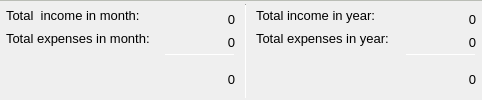
            <widget class="QGroupBox" name="groupBoxAmounts">
             <property name="sizePolicy">
              <sizepolicy hsizetype="Preferred" vsizetype="Fixed">
               <horstretch>0</horstretch>
               <verstretch>0</verstretch>
              </sizepolicy>
             </property>
             <property name="minimumSize">
              <size>
               <width>0</width>
               <height>70</height>
              </size>
             </property>
             <property name="maximumSize">
              <size>
               <width>16777215</width>
               <height>100</height>
              </size>
             </property>
             <property name="styleSheet">
              <string notr="true">QGroupBox{
	border-bottom-color: rgba(255, 255, 255, 0);
	border: 1px solid gray;
	border-color: rgb(186, 189, 182);
 border-bottom-style: rgba(255, 255, 255, 0);
 border-left-style: rgba(255, 255, 255, 0);
 border-right-style: rgba(255, 255, 255, 0);
	border-radius : 0px;
   margin-top: 0.0em; 
}</string>
             </property>
             <property name="title">
              <string/>
             </property>
             <layout class="QHBoxLayout" name="horizontalLayout_4">
              <property name="spacing">
               <number>0</number>
              </property>
              <property name="leftMargin">
               <number>0</number>
              </property>
              <property name="topMargin">
               <number>3</number>
              </property>
              <property name="rightMargin">
               <number>0</number>
              </property>
              <property name="bottomMargin">
               <number>0</number>
              </property>
              <item>
               <spacer name="horizontalSpacer_2">
                <property name="orientation">
                 <enum>Qt::Horizontal</enum>
                </property>
                <property name="sizeType">
                 <enum>QSizePolicy::Fixed</enum>
                </property>
                <property name="sizeHint" stdset="0">
                 <size>
                  <width>5</width>
                  <height>20</height>
                 </size>
                </property>
               </spacer>
              </item>
              <item>
               <layout class="QVBoxLayout" name="verticalLayout_3">
                <property name="spacing">
                 <number>0</number>
                </property>
                <item>
                 <widget class="QLabel" name="labelTotalMonthIncomeText">
                  <property name="minimumSize">
                   <size>
                    <width>159</width>
                    <height>23</height>
                   </size>
                  </property>
                  <property name="font">
                   <font>
                    <family>MS Shell Dlg 2</family>
                    <pointsize>10</pointsize>
                   </font>
                  </property>
                  <property name="text">
                   <string>Total  income in month:</string>
                  </property>
                  <property name="alignment">
                   <set>Qt::AlignLeading|Qt::AlignLeft|Qt::AlignVCenter</set>
                  </property>
                 </widget>
                </item>
                <item>
                 <widget class="QLabel" name="labelTotalMonthExpensesText">
                  <property name="minimumSize">
                   <size>
                    <width>159</width>
                    <height>23</height>
                   </size>
                  </property>
                  <property name="font">
                   <font>
                    <family>MS Shell Dlg 2</family>
                    <pointsize>10</pointsize>
                   </font>
                  </property>
                  <property name="text">
                   <string>Total expenses in month:</string>
                  </property>
                  <property name="alignment">
                   <set>Qt::AlignLeading|Qt::AlignLeft|Qt::AlignVCenter</set>
                  </property>
                 </widget>
                </item>
                <item>
                 <spacer name="verticalSpacer">
                  <property name="orientation">
                   <enum>Qt::Vertical</enum>
                  </property>
                  <property name="sizeHint" stdset="0">
                   <size>
                    <width>20</width>
                    <height>5</height>
                   </size>
                  </property>
                 </spacer>
                </item>
               </layout>
              </item>
              <item>
               <layout class="QVBoxLayout" name="verticalLayout_4">
                <property name="spacing">
                 <number>0</number>
                </property>
                <item>
                 <spacer name="verticalSpacer_3">
                  <property name="orientation">
                   <enum>Qt::Vertical</enum>
                  </property>
                  <property name="sizeType">
                   <enum>QSizePolicy::Fixed</enum>
                  </property>
                  <property name="sizeHint" stdset="0">
                   <size>
                    <width>20</width>
                    <height>4</height>
                   </size>
                  </property>
                 </spacer>
                </item>
                <item>
                 <widget class="QLabel" name="monthlyIncomeLabel">
                  <property name="minimumSize">
                   <size>
                    <width>50</width>
                    <height>23</height>
                   </size>
                  </property>
                  <property name="maximumSize">
                   <size>
                    <width>16777215</width>
                    <height>23</height>
                   </size>
                  </property>
                  <property name="font">
                   <font>
                    <family>MS Shell Dlg 2</family>
                    <pointsize>10</pointsize>
                   </font>
                  </property>
                  <property name="text">
                   <string>0</string>
                  </property>
                  <property name="alignment">
                   <set>Qt::AlignRight|Qt::AlignTrailing|Qt::AlignVCenter</set>
                  </property>
                 </widget>
                </item>
                <item>
                 <widget class="QLabel" name="monthlyExpendituresLabel">
                  <property name="minimumSize">
                   <size>
                    <width>50</width>
                    <height>23</height>
                   </size>
                  </property>
                  <property name="maximumSize">
                   <size>
                    <width>16777215</width>
                    <height>23</height>
                   </size>
                  </property>
                  <property name="font">
                   <font>
                    <family>MS Shell Dlg 2</family>
                    <pointsize>10</pointsize>
                   </font>
                  </property>
                  <property name="text">
                   <string>0</string>
                  </property>
                  <property name="alignment">
                   <set>Qt::AlignRight|Qt::AlignTrailing|Qt::AlignVCenter</set>
                  </property>
                 </widget>
                </item>
                <item alignment="Qt::AlignRight">
                 <widget class="Line" name="lineMonthlyBalance">
                  <property name="sizePolicy">
                   <sizepolicy hsizetype="Minimum" vsizetype="Fixed">
                    <horstretch>0</horstretch>
                    <verstretch>0</verstretch>
                   </sizepolicy>
                  </property>
                  <property name="minimumSize">
                   <size>
                    <width>70</width>
                    <height>1</height>
                   </size>
                  </property>
                  <property name="maximumSize">
                   <size>
                    <width>1000</width>
                    <height>1</height>
                   </size>
                  </property>
                  <property name="baseSize">
                   <size>
                    <width>70</width>
                    <height>0</height>
                   </size>
                  </property>
                  <property name="layoutDirection">
                   <enum>Qt::LeftToRight</enum>
                  </property>
                  <property name="styleSheet">
                   <string notr="true"/>
                  </property>
                  <property name="orientation">
                   <enum>Qt::Horizontal</enum>
                  </property>
                 </widget>
                </item>
                <item>
                 <spacer name="verticalSpacer_4">
                  <property name="orientation">
                   <enum>Qt::Vertical</enum>
                  </property>
                  <property name="sizeType">
                   <enum>QSizePolicy::Fixed</enum>
                  </property>
                  <property name="sizeHint" stdset="0">
                   <size>
                    <width>20</width>
                    <height>4</height>
                   </size>
                  </property>
                 </spacer>
                </item>
                <item>
                 <widget class="QLabel" name="monthlyBalanceLabel">
                  <property name="minimumSize">
                   <size>
                    <width>55</width>
                    <height>23</height>
                   </size>
                  </property>
                  <property name="font">
                   <font>
                    <family>MS Shell Dlg 2</family>
                    <pointsize>10</pointsize>
                   </font>
                  </property>
                  <property name="text">
                   <string>0</string>
                  </property>
                  <property name="alignment">
                   <set>Qt::AlignRight|Qt::AlignTrailing|Qt::AlignVCenter</set>
                  </property>
                 </widget>
                </item>
               </layout>
              </item>
              <item>
               <spacer name="horizontalSpacer_8">
                <property name="orientation">
                 <enum>Qt::Horizontal</enum>
                </property>
                <property name="sizeType">
                 <enum>QSizePolicy::Fixed</enum>
                </property>
                <property name="sizeHint" stdset="0">
                 <size>
                  <width>10</width>
                  <height>20</height>
                 </size>
                </property>
               </spacer>
              </item>
              <item>
               <widget class="Line" name="lineSeparator2">
                <property name="minimumSize">
                 <size>
                  <width>1</width>
                  <height>0</height>
                 </size>
                </property>
                <property name="maximumSize">
                 <size>
                  <width>1</width>
                  <height>16777215</height>
                 </size>
                </property>
                <property name="orientation">
                 <enum>Qt::Vertical</enum>
                </property>
               </widget>
              </item>
              <item>
               <spacer name="horizontalSpacer_7">
                <property name="orientation">
                 <enum>Qt::Horizontal</enum>
                </property>
                <property name="sizeType">
                 <enum>QSizePolicy::Fixed</enum>
                </property>
                <property name="sizeHint" stdset="0">
                 <size>
                  <width>10</width>
                  <height>20</height>
                 </size>
                </property>
               </spacer>
              </item>
              <item>
               <layout class="QVBoxLayout" name="verticalLayoutYearlyText">
                <property name="spacing">
                 <number>0</number>
                </property>
                <item>
                 <widget class="QLabel" name="labelTotalYearIncomeText">
                  <property name="minimumSize">
                   <size>
                    <width>150</width>
                    <height>23</height>
                   </size>
                  </property>
                  <property name="font">
                   <font>
                    <family>MS Shell Dlg 2</family>
                    <pointsize>10</pointsize>
                    <weight>50</weight>
                    <bold>false</bold>
                   </font>
                  </property>
                  <property name="text">
                   <string>Total income in year:</string>
                  </property>
                 </widget>
                </item>
                <item>
                 <widget class="QLabel" name="labelTotalYearExpensesText">
                  <property name="minimumSize">
                   <size>
                    <width>150</width>
                    <height>23</height>
                   </size>
                  </property>
                  <property name="font">
                   <font>
                    <family>MS Shell Dlg 2</family>
                    <pointsize>10</pointsize>
                   </font>
                  </property>
                  <property name="text">
                   <string>Total expenses in year:</string>
                  </property>
                 </widget>
                </item>
                <item>
                 <spacer name="verticalSpacer_5">
                  <property name="orientation">
                   <enum>Qt::Vertical</enum>
                  </property>
                  <property name="sizeType">
                   <enum>QSizePolicy::Expanding</enum>
                  </property>
                  <property name="sizeHint" stdset="0">
                   <size>
                    <width>20</width>
                    <height>13</height>
                   </size>
                  </property>
                 </spacer>
                </item>
               </layout>
              </item>
              <item>
               <layout class="QVBoxLayout" name="verticalLayoutYearlyAmounts">
                <property name="spacing">
                 <number>0</number>
                </property>
                <item>
                 <spacer name="verticalSpacer_7">
                  <property name="orientation">
                   <enum>Qt::Vertical</enum>
                  </property>
                  <property name="sizeType">
                   <enum>QSizePolicy::Fixed</enum>
                  </property>
                  <property name="sizeHint" stdset="0">
                   <size>
                    <width>20</width>
                    <height>4</height>
                   </size>
                  </property>
                 </spacer>
                </item>
                <item>
                 <widget class="QLabel" name="yearlyIncomeLabel">
                  <property name="minimumSize">
                   <size>
                    <width>50</width>
                    <height>23</height>
                   </size>
                  </property>
                  <property name="maximumSize">
                   <size>
                    <width>16777215</width>
                    <height>23</height>
                   </size>
                  </property>
                  <property name="font">
                   <font>
                    <family>MS Shell Dlg 2</family>
                    <pointsize>10</pointsize>
                   </font>
                  </property>
                  <property name="text">
                   <string>0</string>
                  </property>
                  <property name="alignment">
                   <set>Qt::AlignRight|Qt::AlignTrailing|Qt::AlignVCenter</set>
                  </property>
                 </widget>
                </item>
                <item>
                 <widget class="QLabel" name="yearlyExpendituresLabel">
                  <property name="minimumSize">
                   <size>
                    <width>50</width>
                    <height>23</height>
                   </size>
                  </property>
                  <property name="maximumSize">
                   <size>
                    <width>16777215</width>
                    <height>23</height>
                   </size>
                  </property>
                  <property name="font">
                   <font>
                    <family>MS Shell Dlg 2</family>
                    <pointsize>10</pointsize>
                   </font>
                  </property>
                  <property name="styleSheet">
                   <string notr="true">background-color: rgba(255, 255, 255, 0);</string>
                  </property>
                  <property name="text">
                   <string>0</string>
                  </property>
                  <property name="alignment">
                   <set>Qt::AlignRight|Qt::AlignTrailing|Qt::AlignVCenter</set>
                  </property>
                 </widget>
                </item>
                <item alignment="Qt::AlignRight">
                 <widget class="Line" name="lineYearlyBalance">
                  <property name="minimumSize">
                   <size>
                    <width>70</width>
                    <height>0</height>
                   </size>
                  </property>
                  <property name="maximumSize">
                   <size>
                    <width>1000</width>
                    <height>1</height>
                   </size>
                  </property>
                  <property name="styleSheet">
                   <string notr="true"/>
                  </property>
                  <property name="orientation">
                   <enum>Qt::Horizontal</enum>
                  </property>
                 </widget>
                </item>
                <item>
                 <spacer name="verticalSpacer_6">
                  <property name="orientation">
                   <enum>Qt::Vertical</enum>
                  </property>
                  <property name="sizeType">
                   <enum>QSizePolicy::Fixed</enum>
                  </property>
                  <property name="sizeHint" stdset="0">
                   <size>
                    <width>20</width>
                    <height>4</height>
                   </size>
                  </property>
                 </spacer>
                </item>
                <item>
                 <widget class="QLabel" name="yearlyBalanceLabel">
                  <property name="minimumSize">
                   <size>
                    <width>55</width>
                    <height>23</height>
                   </size>
                  </property>
                  <property name="font">
                   <font>
                    <family>MS Shell Dlg 2</family>
                    <pointsize>10</pointsize>
                   </font>
                  </property>
                  <property name="text">
                   <string>0</string>
                  </property>
                  <property name="alignment">
                   <set>Qt::AlignRight|Qt::AlignTrailing|Qt::AlignVCenter</set>
                  </property>
                 </widget>
                </item>
               </layout>
              </item>
              <item>
               <spacer name="horizontalSpacer_6">
                <property name="orientation">
                 <enum>Qt::Horizontal</enum>
                </property>
                <property name="sizeType">
                 <enum>QSizePolicy::Fixed</enum>
                </property>
                <property name="sizeHint" stdset="0">
                 <size>
                  <width>5</width>
                  <height>20</height>
                 </size>
                </property>
               </spacer>
              </item>
             </layout>
            </widget>
